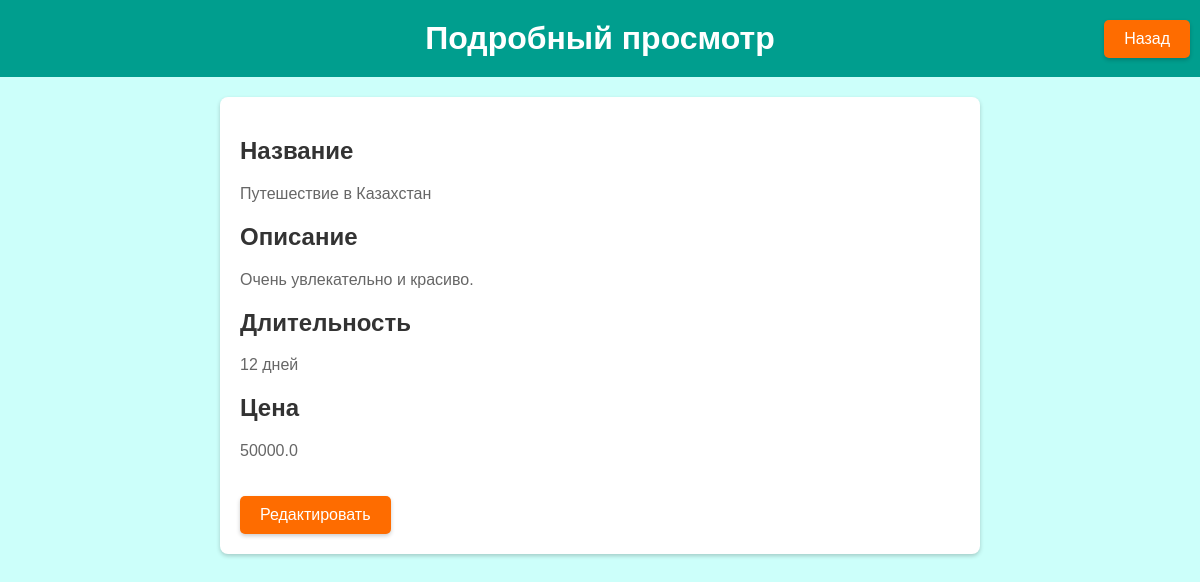
The app's page /tours/1/ with its own data.
### main/models.py (models this page shows, shortened)
class Tour(models.Model):
    tour_id = models.AutoField(primary_key=True, null=False, verbose_name="ID экскурсии")
    tour_name = models.CharField(max_length=150, null=False, verbose_name="Название")
    description = models.TextField(null=False, verbose_name="Описание")
    duration = models.IntegerField(null=False, verbose_name="Длительность")
    price = models.FloatField(null=False, verbose_name="Цена")

### main/views.py (the view)
# urls.py: path('tours/<int:tour_id>/', view.tour_detail, name='tour_detail'),
def tour_detail(request, tour_id):
    tour = get_object_or_404(Tour, pk=tour_id)
    return render(request, 'tour_detail.html', {'tour': tour})

### tourdb/templates/tour_detail.html (shortened to what this page needs)
<!DOCTYPE html>
<html lang="en">
<head>
</head>
<body>
    <h1>Подробный просмотр</h1>
    <a href="../" class="back-button">Назад</a>
    <div class="tour-details">
        <h2>Название</h2>
        <p>{{ tour.tour_name }}</p>
        <h2>Описание</h2>
        <p>{{ tour.description }}</p>
        <h2>Длительность</h2>
        <p>{{ tour.duration }} дней</p>
        <h2>Цена</h2>
        <p>{{ tour.price }}</p>
        <a href="{% url 'edit_tour' tour.tour_id %}" class="edit-button">Редактировать</a>
    </div>
</body>
</html>

### tourdb/templates/tour_detail.html (style rules this page uses)
body { font-family: Arial, sans-serif; background-color: rgb(204, 255, 250); margin: 0; padding: 0; }
h1 { text-align: center; background-color: #009e8e; color: white; padding: 20px 0; margin: 0; }
.back-button { position: absolute; top: 20px; right: 10px; background-color: #fe6c00; color: white; border: none; padding: 10px 20px; border-radius: 5px; cursor: pointer; text-decoration: none; font-size: 16px; box-shadow: 0 2px 4px rgba(0, 0, 0, 0.2); }
.tour-details { width: 60%; margin: 20px auto; background-color: white; padding: 20px; border-radius: 8px; box-shadow: 0 2px 4px rgba(0, 0, 0, 0.2); }
.tour-details h2 { color: #333; }
.tour-details p { color: #666; margin-top: 10px; }
.edit-button { display: inline-block; margin-top: 20px; background-color: #fe6c00; color: white; border: none; padding: 10px 20px; border-radius: 5px; cursor: pointer; text-decoration: none; font-size: 16px; box-shadow: 0 2px 4px rgba(0, 0, 0, 0.2); }

### records on screen
Tour: tour_name "Путешествие в Казахстан", description "Очень увлекательно и красиво.", duration "12", price "50000.0"
